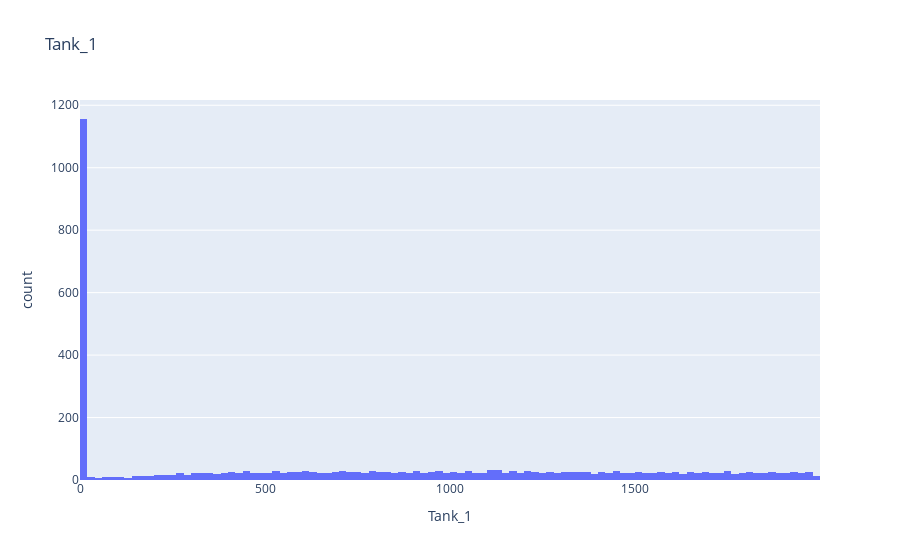
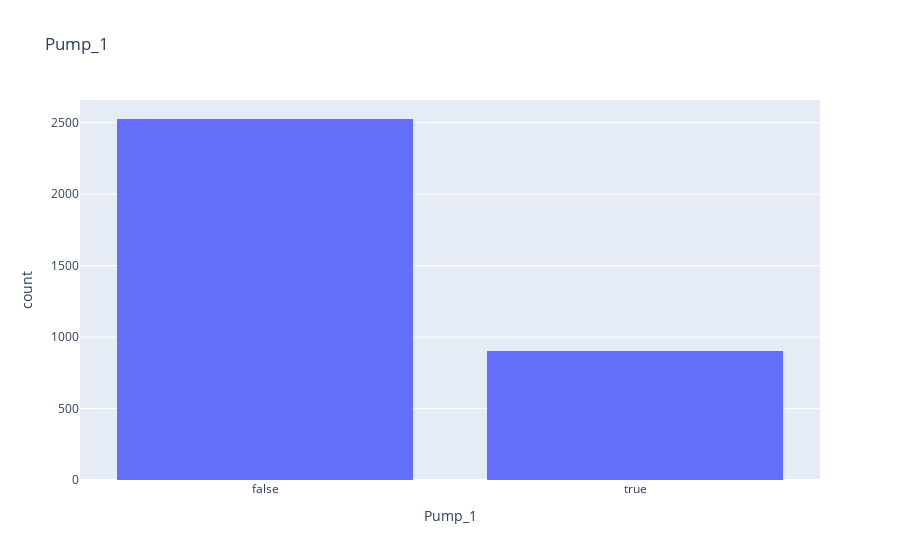
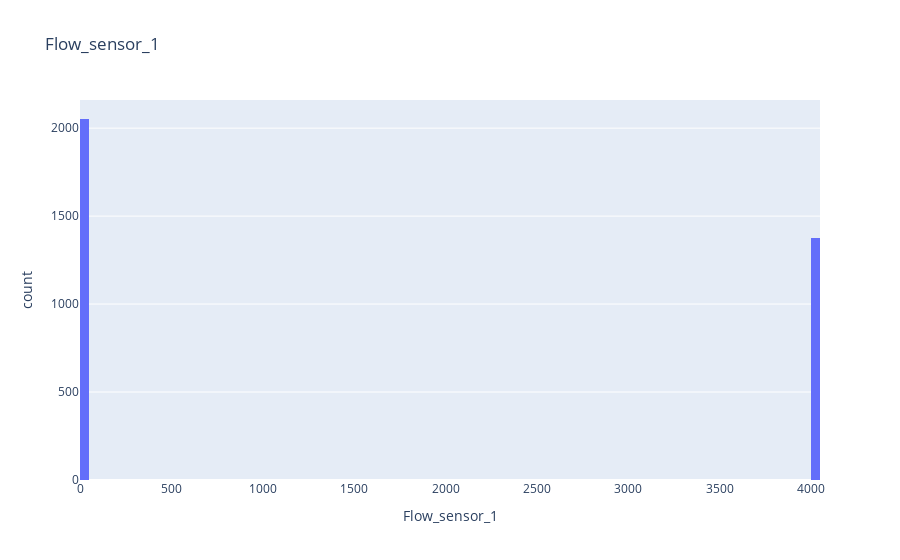
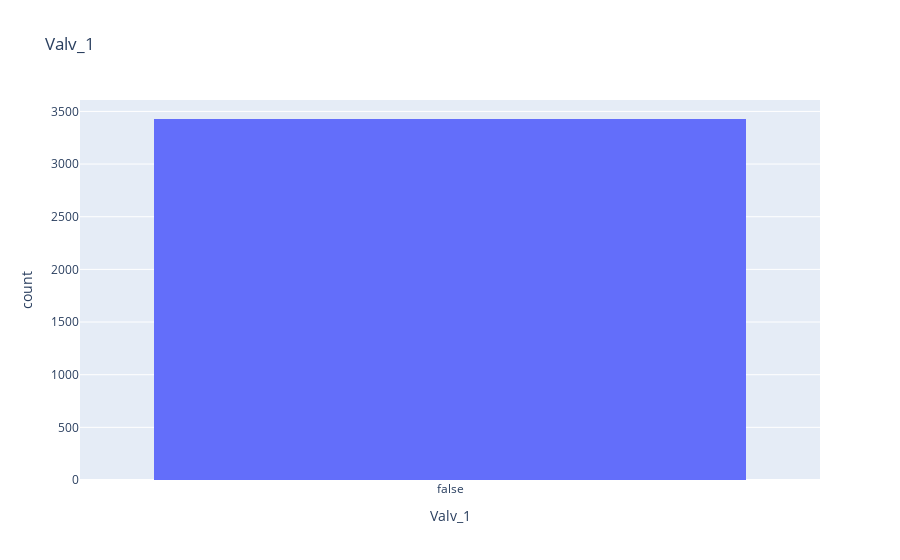

The cell these charts' notebook holds for them, in order:
### Code cell
# plot physical dataset value distribution, use plotly
fig = px.histogram(df_physical_normal, x="Tank_1", nbins=100, title="Tank_1")
fig.show()
fig = px.histogram(df_physical_normal, x="Pump_1", nbins=100, title="Pump_1")
fig.show()
fig = px.histogram(df_physical_normal, x="Flow_sensor_1", nbins=100, title="Flow_sensor_1")
fig.show()
fig = px.histogram(df_physical_normal, x="Valv_1", nbins=100, title="Valv_1")
fig.show()
fig = px.histogram(df_physical_normal, x="Label", nbins=100, title="Label")
fig.show()
fig = px.histogram(df_physical_normal, x="Label_n", nbins=100, title="Label_n")
fig.show()

### Figure 1 — Plotly figure (JSON) as saved in the notebook; plotly's stock layout.template omitted (floating-point values rounded to 4 significant figures; data arrays with more than 128 entries replaced by an {"elided": "..."} marker saying what was removed)
{"data": [{"alignmentgroup": "True", "bingroup": "x", "hovertemplate": "Tank_1=%{x}<br>count=%{y}<extra></extra>", "legendgroup": "", "marker": {"color": "#636efa", "pattern": {"shape": ""}}, "name": "", "nbinsx": 100, "offsetgroup": "", "orientation": "v", "showlegend": false, "type": "histogram", "x": {"elided": "3428 int values"}, "xaxis": "x", "yaxis": "y"}], "layout": {"barmode": "relative", "legend": {"tracegroupgap": 0}, "title": {"text": "Tank_1"}, "xaxis": {"anchor": "y", "domain": [0, 1], "title": {"text": "Tank_1"}}, "yaxis": {"anchor": "x", "domain": [0, 1], "title": {"text": "count"}}}}

### Figure 2 — Plotly figure (JSON) as saved in the notebook; plotly's stock layout.template omitted (floating-point values rounded to 4 significant figures; data arrays with more than 128 entries replaced by an {"elided": "..."} marker saying what was removed)
{"data": [{"alignmentgroup": "True", "bingroup": "x", "hovertemplate": "Pump_1=%{x}<br>count=%{y}<extra></extra>", "legendgroup": "", "marker": {"color": "#636efa", "pattern": {"shape": ""}}, "name": "", "nbinsx": 100, "offsetgroup": "", "orientation": "v", "showlegend": false, "type": "histogram", "x": {"elided": "3428 bool values"}, "xaxis": "x", "yaxis": "y"}], "layout": {"barmode": "relative", "legend": {"tracegroupgap": 0}, "title": {"text": "Pump_1"}, "xaxis": {"anchor": "y", "domain": [0, 1], "title": {"text": "Pump_1"}}, "yaxis": {"anchor": "x", "domain": [0, 1], "title": {"text": "count"}}}}

### Figure 3 — Plotly figure (JSON) as saved in the notebook; plotly's stock layout.template omitted (floating-point values rounded to 4 significant figures; data arrays with more than 128 entries replaced by an {"elided": "..."} marker saying what was removed)
{"data": [{"alignmentgroup": "True", "bingroup": "x", "hovertemplate": "Flow_sensor_1=%{x}<br>count=%{y}<extra></extra>", "legendgroup": "", "marker": {"color": "#636efa", "pattern": {"shape": ""}}, "name": "", "nbinsx": 100, "offsetgroup": "", "orientation": "v", "showlegend": false, "type": "histogram", "x": {"elided": "3428 int values"}, "xaxis": "x", "yaxis": "y"}], "layout": {"barmode": "relative", "legend": {"tracegroupgap": 0}, "title": {"text": "Flow_sensor_1"}, "xaxis": {"anchor": "y", "domain": [0, 1], "title": {"text": "Flow_sensor_1"}}, "yaxis": {"anchor": "x", "domain": [0, 1], "title": {"text": "count"}}}}

### Figure 4 — Plotly figure (JSON) as saved in the notebook; plotly's stock layout.template omitted (floating-point values rounded to 4 significant figures; data arrays with more than 128 entries replaced by an {"elided": "..."} marker saying what was removed)
{"data": [{"alignmentgroup": "True", "bingroup": "x", "hovertemplate": "Valv_1=%{x}<br>count=%{y}<extra></extra>", "legendgroup": "", "marker": {"color": "#636efa", "pattern": {"shape": ""}}, "name": "", "nbinsx": 100, "offsetgroup": "", "orientation": "v", "showlegend": false, "type": "histogram", "x": {"elided": "3428 bool values"}, "xaxis": "x", "yaxis": "y"}], "layout": {"barmode": "relative", "legend": {"tracegroupgap": 0}, "title": {"text": "Valv_1"}, "xaxis": {"anchor": "y", "domain": [0, 1], "title": {"text": "Valv_1"}}, "yaxis": {"anchor": "x", "domain": [0, 1], "title": {"text": "count"}}}}
